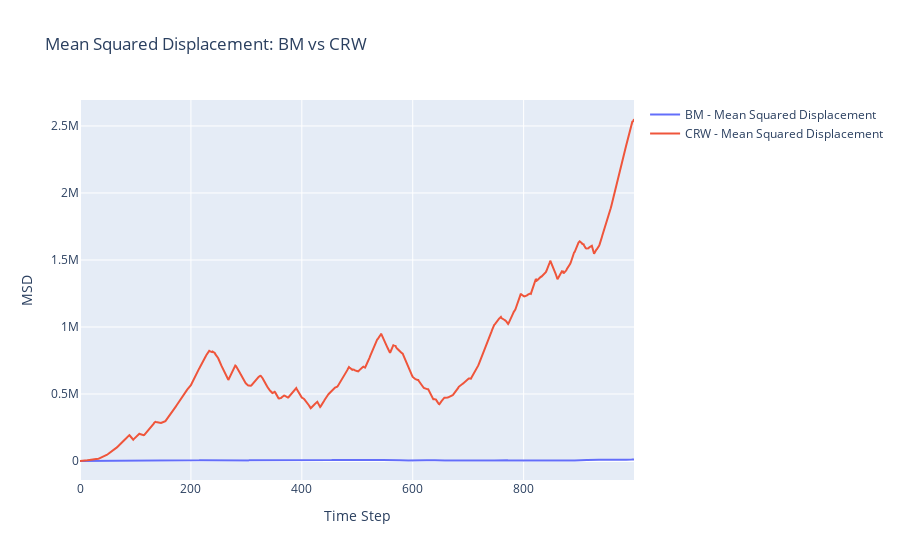

This figure's notebook cell:
### Markdown cell above
## PLOT

### Code cell
fig_msd = go.Figure()

fig_msd.add_trace(go.Scatter( x = BM_traj.index, y = BM_msd, mode = 'lines', name = 'BM - Mean Squared Displacement'))

fig_msd.add_trace(go.Scatter( x = CRW_traj.index, y = CRW_msd, mode = 'lines',name = 'CRW - Mean Squared Displacement'))

fig_msd.update_layout( title = 'Mean Squared Displacement: BM vs CRW', xaxis_title = 'Time Step', yaxis_title = 'MSD',showlegend = True)

fig_msd.show()

### Figure 1 — Plotly figure (JSON) as saved in the notebook; plotly's stock layout.template omitted (floating-point values rounded to 4 significant figures; data arrays with more than 128 entries replaced by an {"elided": "..."} marker saying what was removed)
{"data": [{"mode": "lines", "name": "BM - Mean Squared Displacement", "type": "scatter", "x": {"elided": "1000 int values"}, "y": {"elided": "1000 float values"}}, {"mode": "lines", "name": "CRW - Mean Squared Displacement", "type": "scatter", "x": {"elided": "1000 int values"}, "y": {"elided": "1000 float values"}}], "layout": {"showlegend": true, "title": {"text": "Mean Squared Displacement: BM vs CRW"}, "xaxis": {"title": {"text": "Time Step"}}, "yaxis": {"title": {"text": "MSD"}}}}
